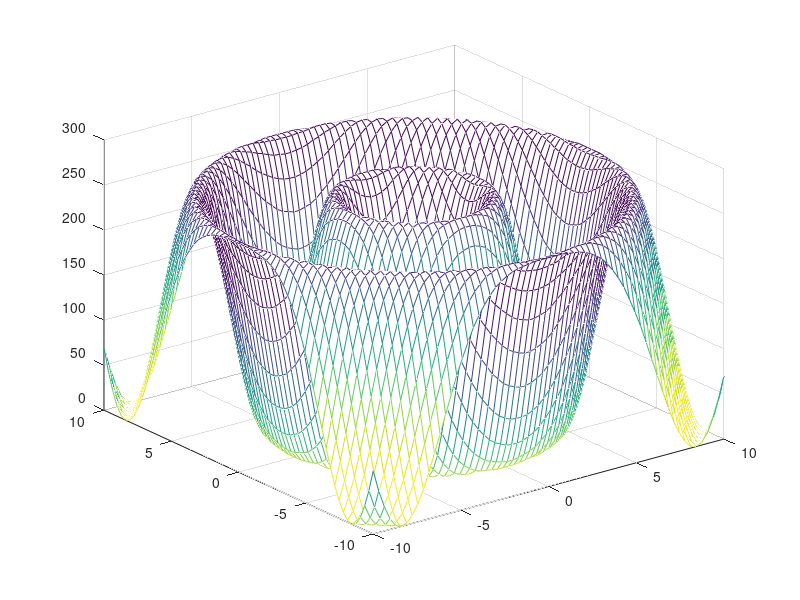

The MATLAB source for this figure: (Note: this script raises an error after producing the figure.)
function prepareAndDraw( )
    [x,y] = meshgrid(-10:20/63:10);
    R = zeros(100, 64, 64);
    for t=0:10e-2:(10-2e-2)
       R(ceil(t/(10e-2)+0.1),:,:) = round(((cos(sqrt((x).^2+(y).^2)-t) + 1)/2)*255);
    end
    h=mesh(x,y,squeeze(R(1,:,:)));

    for i=1:100
        drawnow
        set(h,'ZData',squeeze(R(i,:,:)));
    end
    
    csvwrite('symetricWave.dat',R)
    % Create array for initializing ROM in FPGA
    rom = zeros(100, 16, 64, 'uint32');
    for i=1:100
        for col=1:64
            for row=1:16
                for Rrow=((row-1)*4)+1:((row-1)*4)+4
                    rom(i,row,col) = bitsll(rom(i,row,col),8)+R(i,Rrow,col);
                end
            end
        end
    end
    dlmwrite('symetricWaveForRom.dat',rom,'precision','%d');
    
end

